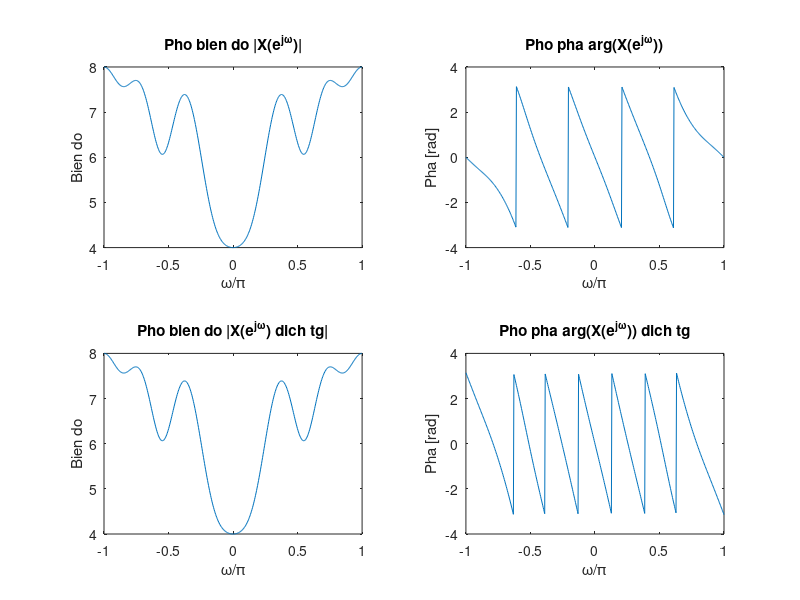

Write the MATLAB code that produced this figure.
w = linspace(-pi,pi,512); 
x=[1 -2 2 -3 3 4 0 -1];
h = freqz(x,1,w); 
x1=[0 0 0 1 -2 2 -3 3 4 0 -1];
h1 = freqz(x1,1,w); 
subplot(221),plot(w/pi,abs(h)); 
xlabel('\omega/\pi'); 
ylabel('Bien do'); 
title('Pho bien do |X(e^{j\omega})|'); 
subplot(222),plot(w/pi,angle(h)); 
xlabel('\omega/\pi'); 
ylabel('Pha [rad]'); 
title('Pho pha arg(X(e^{j\omega}))'); 
subplot(223),plot(w/pi,abs(h1)); 
xlabel('\omega/\pi'); 
ylabel('Bien do'); 
title('Pho bien do |X(e^{j\omega}) dich tg|'); 
subplot(224),plot(w/pi,angle(h1)); 
xlabel('\omega/\pi'); 
ylabel('Pha [rad]'); 
title('Pho pha arg(X(e^{j\omega})) dich tg');